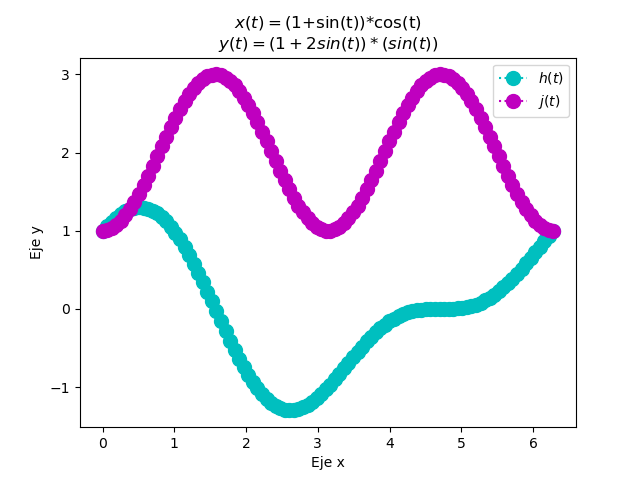

Recreate this plot in Python.
import numpy as np
from matplotlib import pyplot as plt

tpoints = np.linspace(0,2*np.pi,100)
def h(t):
    return ((1+np.sin(tpoints))*(np.cos(tpoints)))
plt.plot(tpoints,h(tpoints),'o:c', ms=10)
plt.title('$x(t)=$(1+sin(t))*cos(t)\n$y(t)=(1+2sin(t))*(sin(t))$')
plt.ylabel('Eje y')
plt.xlabel('Eje x')

def j(t):
    return (1+(2*np.sin(tpoints))*(np.sin(tpoints)))
plt.plot(tpoints,j(tpoints),'o:m', ms =10)
plt.legend(['$h(t)$','$j(t)$'])
plt.show()
